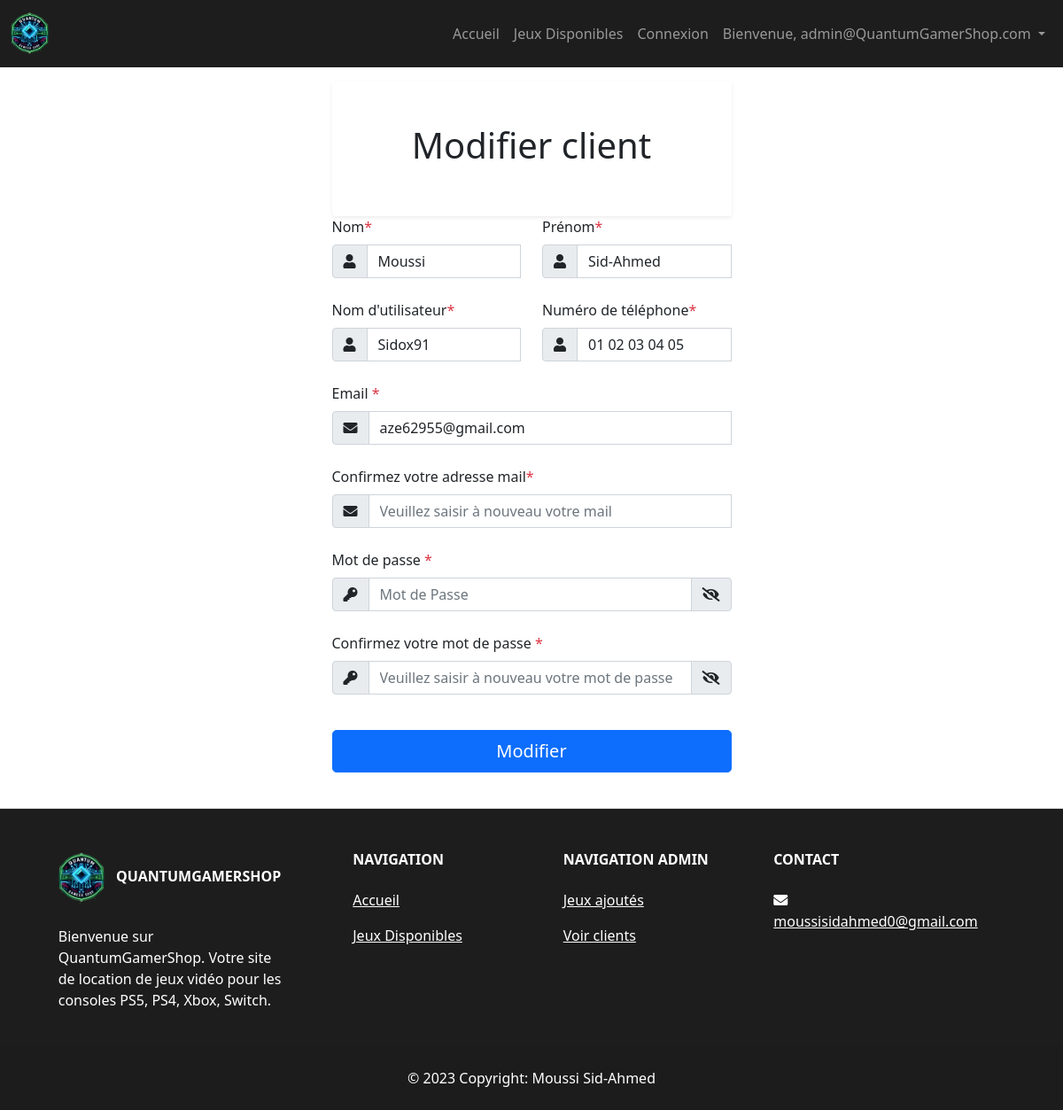
Page /src/Admin/Client/edit/edit_client.php?client_id=1 (signed in) on the committed database.
### tables this page shows
CREATE TABLE IF NOT EXISTS `client` (
  `cli_id` smallint UNSIGNED NOT NULL AUTO_INCREMENT,
  `cli_nom` varchar(20) NOT NULL,
  `cli_prenom` varchar(20) NOT NULL,
  `cli_username` varchar(20) NOT NULL,
  `cli_telephone` varchar(20) NOT NULL,
  `cli_mail` varchar(255) NOT NULL,
  `cli_pwd` varchar(255) NOT NULL,
  `verify_token` varchar(255) NOT NULL,
  `verify_status` int NOT NULL DEFAULT '0',
  PRIMARY KEY (`cli_id`),
  UNIQUE KEY `cli_username` (`cli_username`),
  UNIQUE KEY `cli_mail` (`cli_mail`)
);

### src/Admin/Client/edit/edit_client.php (the view, shortened to what this page needs)
<?php include("../../../ConnexionDB/connexionBd.php"); ?>
<!DOCTYPE html>
<html lang="fr">
<head>
  <link rel="stylesheet" href="/Projet_Moussi/assets/css/styleform.css">
  <link rel="stylesheet" href="https://use.fontawesome.com/releases/v5.7.2/css/all.css" />
  <link href="https://cdn.jsdelivr.net/npm/bootstrap@5.0.2/dist/css/bootstrap.min.css" rel="stylesheet">
  <link rel="stylesheet" href="/Projet_Moussi/assets/css/Header/style.css" type="text/css">
  <link rel="stylesheet" href="/Projet_Moussi/assets/css/Footer/footer.css" type="text/css">
</head>
<?php
include "../../../header.php";
if (isset($_GET['client_id'])) {
  $client_id = $_GET['client_id'];
  $query = $pdo->prepare("SELECT * FROM client WHERE cli_id = ?");
  $query->execute([$client_id]);
  $client = $query->fetch(PDO::FETCH_ASSOC);
  if ($client) {
    $name = $client['cli_nom'];
    $firstname = $client['cli_prenom'];
    $username = $client['cli_username'];
    $phone = $client['cli_telephone'];
    $email = $client['cli_mail'];
  } else {
    $_SESSION['erreur'] = "Client non trouvé.";
    header("Location: afficher_client.php");
    exit();
  }
} else {
  $_SESSION['erreur'] = "ID du client non spécifié.";
  header("Location: afficher_client.php");
  exit();
}
?>
<body>
  <div class="py-2 py-md-3 py-xl-6">
    <div class="container">
      <div class="row justify-content-md-center">
        <div class="col-12 col-md-8 col-lg-6 col-xl-5 col-xxl-6">
          <div class="bg-white p-4 p-md-5 rounded shadow-sm">
            <div class="row">
              <div class="col-12">
                <div class="text-center mb-2">
                  <h1> Modifier client </h1>
                </div>
              </div>
            </div>
          </div>
          <form class="form-horizontal" id="form" method="post" action="edit_clientBD.php">
            <div class="row gy-3 gy-md-4 overflow-hidden">
              <div class="col-6 md-4">
                <label for="name" class="form-label">Nom<span class="text-danger">*</span></label>
                <div class="input-group">
                  <span class="input-group-text">
                    <i class='fas fa-user'></i>
                  </span>
                  <input type="text" class="form-control" name="name" id="name" value="<?php echo $name ?>" placeholder="Nom">
                </div>
              </div>
              <div class="col-6 md-4">
                <label for="firstname" class="form-label">Prénom<span class="text-danger">*</span></label>
                <div class="input-group">
                  <span class="input-group-text">
                    <i class='fas fa-user'></i>
                  </span>
                  <input type="text" class="form-control" name="firstname" id="firstname" value="<?php echo $firstname ?>" placeholder="Prénom">
                </div>
              </div>
              <div class="col-6 md-4">
                <label for="username" class="form-label">Nom d'utilisateur<span class="text-danger">*</span></label>
                <div class="input-group">
                  <span class="input-group-text">
                    <i class='fas fa-user'></i>
                  </span>
                  <input type="text" class="form-control" name="username" id="username" value="<?php echo $username ?>" placeholder="Nom d'utilisateur">
                </div>
              </div>
              <div class="col-6 md-4">
                <label for="phone" class="form-label">Numéro de téléphone<span class="text-danger">*</span></label>
                <div class="input-group">
                  <span class="input-group-text">
                    <i class='fas fa-user'></i>
                  </span>
                  <input type="text" class="form-control" name="phone" id="phone" value="<?php echo $phone ?>" placeholder="Veuillez saisir votre numéro de téléphone">
                </div>
              </div>
              <div class="col-12 ">
                <label for="email" class="form-label">Email <span class="text-danger">*</span></label>
                <div class="input-group">
                  <span class="input-group-text">
                    <i class='fas fa-envelope'></i>
                  </span>
                  <input type="email" class="form-control" name="email" id="email" value="<?php echo $email ?>" placeholder="Email">
                </div>
              </div>
              <div class="col-12">
                <label for="confirm_email" class="form-label">Confirmez votre adresse mail<span class="text-danger">*</span></label>
                <div class="input-group">
                  <span class="input-group-text">
                    <i class='fas fa-envelope'></i>
                  </span>
                  <input type="email" class="form-control" name="confirm_email" id="confirm_email" placeholder="Veuillez saisir à nouveau votre mail">
                </div>
              </div>
              <div class="col-12">
                <label for="password" class="form-label">Mot de passe <span class="text-danger">*</span></label>
                <div class="input-group">
                  <span class="input-group-text">
                    <i class='fas fa-key'></i>
                  </span>
                  <input type="password" class="form-control" name="password" id="password" value="" placeholder="Mot de Passe">
                  <span class="input-group-text" onclick="show_password();">
                    <i class="fas fa-eye-slash" id="hide_eye"></i>
                  </span>
                </div>
              </div>
              <div class="col-12 mb-4">
                <label for="confirmpassword" class="form-label">Confirmez votre mot de passe <span class="text-danger">*</span></label>
                <div class="input-group">
                  <span class="input-group-text">
                    <i class='fas fa-key'></i>
                  </span>
                  <input type="password" class="form-control" name="confirm_password" id="confirm_password" value="" placeholder="Veuillez saisir à nouveau votre mot de passe">
                  <span class="input-group-text" onclick="show_confirm_password();">
                    <i class="fas fa-eye-slash" id="confirm_hide_eye"></i>
                </div>
              </div>
              <div class="col-12 mt-3">
                <div class="d-grid">
                  <button class="btn btn-primary btn-lg" type="submit" name="modify_client">Modifier</button>
                </div>
              </div>
            </div>
          </form>
        </div>
      </div>
    </div>
  </div>
  <?php include "../../../footer.php" ?>
</body>
</html>

### rows in the picture
client: name "Moussi", firstname "Sid-Ahmed", username "Sidox91", phone "01 02 03 04 05", email "aze62955@gmail.com"

### other values in the picture
$admin_user "admin@QuantumGamerShop.com"
